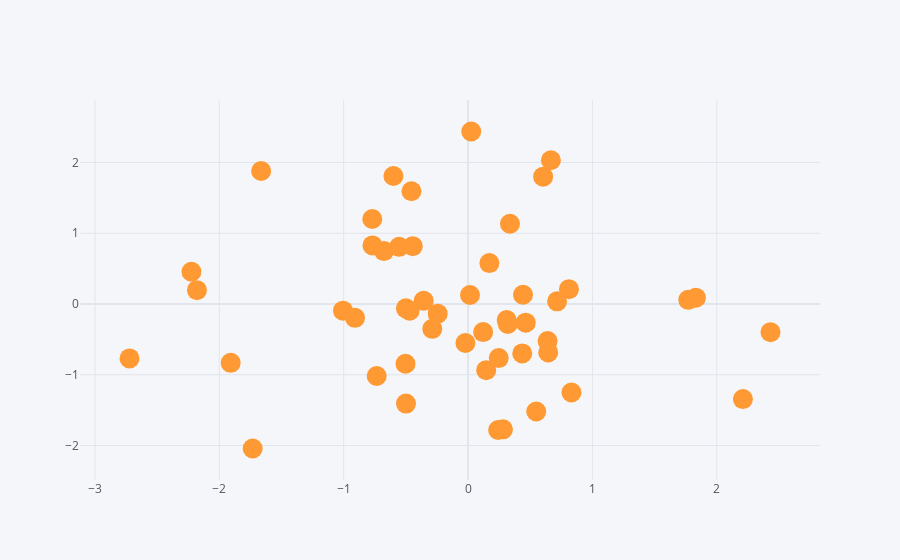

Notebook code for this chart:
### Markdown cell above
***
### 1) Scatter Plot

### Code cell
df.iplot(kind='scatter',x='A',y='B',mode='markers',size=20)

### Figure 1 — Plotly figure (JSON) as saved in the notebook; plotly's stock layout.template omitted (floating-point values rounded to 4 significant figures)
{"data": [{"line": {"color": "rgba(255, 153, 51, 1.0)", "dash": "solid", "shape": "linear", "width": 1.3}, "marker": {"size": 20, "symbol": "circle"}, "mode": "markers", "name": "B", "text": "", "type": "scatter", "x": [-0.3568, 0.7162, 0.6038, 0.6448, 0.146, -0.7702, 0.01569, -2.18, -0.5028, -0.244, -0.4445, -0.02115, 0.8113, 0.4639, 0.6398, 1.771, 0.8315, -0.6762, -0.5543, -1.909, -0.4997, 0.6663, 0.02556, 2.21, -1.732, -0.9089, 2.432, 0.1213, -0.6001, 0.442, 0.4358, -0.4552, 0.242, -0.4697, -0.7346, -2.722, 0.3371, 0.1717, -1.664, 0.5483, 0.3105, -1.006, -0.7688, -0.2877, -2.224, 0.2807, -0.4989, 0.2467, 0.3197, 1.832], "y": [0.0441, 0.03745, 1.799, -0.6842, -0.9354, 1.201, 0.1275, 0.1953, -0.8443, -0.1366, 0.8169, -0.552, 0.2095, -0.2645, -0.5246, 0.05841, -1.252, 0.7473, 0.8078, -0.8317, -0.06214, 2.032, 2.438, -1.345, -2.043, -0.1957, -0.3988, -0.3976, 1.808, 0.1302, -0.699, 1.594, -1.781, -0.09437, -1.018, -0.7699, 1.134, 0.5777, 1.88, -1.519, -0.2258, -0.09487, 0.828, -0.3516, 0.4561, -1.772, -1.408, -0.765, -0.2815, 0.08931]}], "layout": {"legend": {"bgcolor": "#F5F6F9", "font": {"color": "#4D5663"}}, "paper_bgcolor": "#F5F6F9", "plot_bgcolor": "#F5F6F9", "title": {"font": {"color": "#4D5663"}}, "xaxis": {"gridcolor": "#E1E5ED", "showgrid": true, "tickfont": {"color": "#4D5663"}, "title": {"font": {"color": "#4D5663"}, "text": ""}, "zerolinecolor": "#E1E5ED"}, "yaxis": {"gridcolor": "#E1E5ED", "showgrid": true, "tickfont": {"color": "#4D5663"}, "title": {"font": {"color": "#4D5663"}, "text": ""}, "zerolinecolor": "#E1E5ED"}}}
